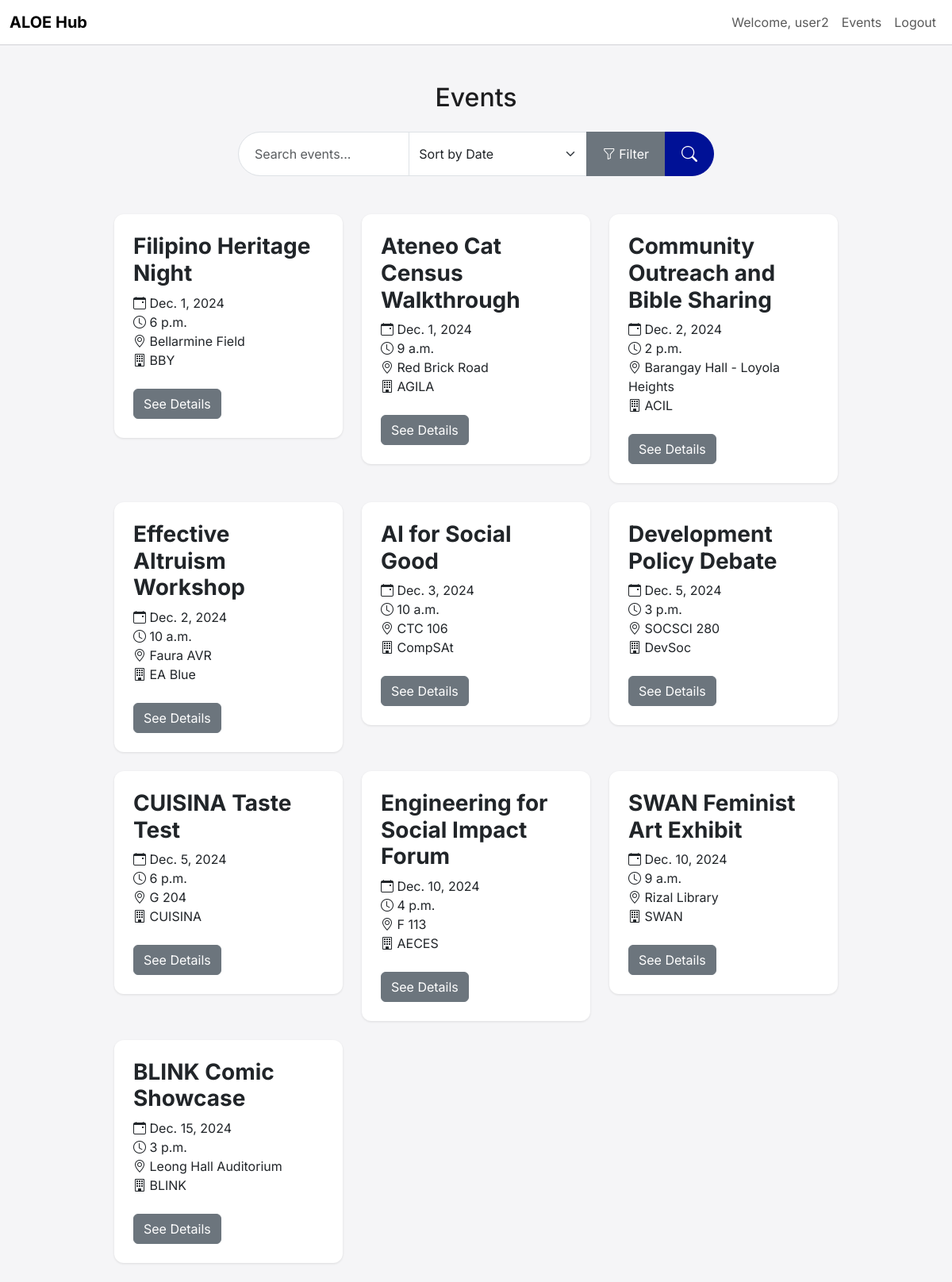
Screenshot of /events/ (signed in) with the database file from the repository.
### events/models.py (models this page shows, shortened)
class Event(models.Model):
    PARTICIPATION_CHOICES = [
        ('everyone', 'Everyone'),
        ('members', 'Members Only'),
        ('ateneans', 'Ateneans Only'),
    ]
    title = models.CharField(max_length=200)
    description = models.TextField()
    date = models.DateField()
    time = models.TimeField()
    location = models.CharField(max_length=200)
    participation = models.CharField(max_length=10, choices=PARTICIPATION_CHOICES, default='everyone')
    favorited_by = models.ManyToManyField(User, related_name='favorited_events', blank=True)
    organized_by = models.ForeignKey(
        'organizations.Organization',
        on_delete=models.SET_NULL,
        null=True,
        blank=True,
        related_name='organized_events'
    )
    tags = models.ManyToManyField(Tag, related_name='events')
    created_at = models.DateTimeField(auto_now_add=True)
    updated_at = models.DateTimeField(auto_now=True)

### organizations/models.py (models this page shows, shortened)
class Organization(models.Model):
    COA = 'COA'
    LIONS = 'LIONS'
    OTHER = 'OTHER'
    CATEGORY_CHOICES = [
        (COA, 'COA'),
        (LIONS, 'LIONS'),
        (OTHER, 'Other'),
    ]
    org_code = models.CharField(max_length=10, unique=True)
    name = models.CharField(max_length=200)
    description = models.TextField()
    category = models.CharField(
        max_length=10,
        choices=CATEGORY_CHOICES,
        default=OTHER,
    )
    created_at = models.DateTimeField(auto_now_add=True)
    updated_at = models.DateTimeField(auto_now=True)

### events/views.py (the view, shortened to what this page needs)
# urls.py: path('', views.event_list, name='event-list'),
def event_list(request):
    query = request.GET.get('q')
    sort_by = request.GET.get('sort_by', 'date')
    events = Event.objects.all()
    if 'event_type' in request.GET and request.GET['event_type']:
        events = events.filter(event_type=request.GET['event_type'])
    if 'time_after' in request.GET and request.GET['time_after']:
        events = events.filter(time__gte=request.GET['time_after'])
    if 'location' in request.GET and request.GET['location']:
        events = events.filter(location__icontains=request.GET['location'])
    if 'tags' in request.GET and request.GET['tags']:
        tags = [tag.strip() for tag in request.GET['tags'].split(',')]
        events = events.filter(tags__name__in=tags).distinct()
    if 'participation' in request.GET and request.GET['participation']:
        events = events.filter(participation=request.GET['participation'])
    start_time = time.time()
    events = quick_sort(events, sort_by)
    end_time = time.time()
    elapsed_time = end_time - start_time
    print(f"Quick Sort Algorithm Analysis: O(n log n)")
    print(f"Time taken for sorting: {elapsed_time:.6f} seconds")
    return render(request, 'events/events.html', {'events': events})

### events/views.py (called while the page is built)
def quick_sort(events, sort_by):
    if len(events) <= 1:
        return events
    pivot = events[len(events) // 2]
    key_func = {
        'title': lambda x: x.title,
        'location': lambda x: x.location,
        'date': lambda x: x.date
    }.get(sort_by, lambda x: x.date)
    left = [x for x in events if key_func(x) < key_func(pivot)]
    middle = [x for x in events if key_func(x) == key_func(pivot)]
    right = [x for x in events if key_func(x) > key_func(pivot)]
    return quick_sort(left, sort_by) + middle + quick_sort(right, sort_by)

### templates/events/events.html (shortened to what this page needs)
{% extends 'base.html' %}
{% block content %}
<div class="container mt-5">
    <h2 class="text-center mb-4">Events</h2>
        <form method="GET" action="{% url 'event-list' %}" class="d-flex justify-content-center mb-5">
            <div class="input-group" style="max-width: 600px;">
                <input type="text" name="q" class="form-control rounded-pill-start" placeholder="Search events..." value="{{ request.GET.q }}" aria-label="Search events">
            <select name="sort_by" class="form-select">
                <option value="date" {% if request.GET.sort_by == 'date' %}selected{% endif %}>Sort by Date</option>
            </select>
                <button class="btn btn-secondary" type="button" data-bs-toggle="collapse" data-bs-target="#filterOptions" aria-expanded="false" aria-controls="filterOptions">
                    <i class="bi bi-funnel"></i> Filter
                </button>
                <button type="submit" class="btn btn-primary rounded-pill-end">
                    <i class="bi bi-search"></i>
                </button>
            </div>
        </form>
    <div class="row">
        {% for event in events %}
            <div class="col-md-4 mb-4">
                <div class="card">
                    <div class="card-body">
                        <h5 class="card-title">{{ event.title }}</h5>
                        <p class="card-text">
                            <i class="bi bi-calendar-event"></i> {{ event.date }}<br>
                            <i class="bi bi-clock"></i> {{ event.time }}<br>
                            <i class="bi bi-geo-alt"></i> {{ event.location }}<br>
                            <i class="bi bi-building"></i> {{ event.organized_by.org_code }}
                        </p>
                        <a href="{% url 'event-detail' event.id %}" class="btn btn-secondary mt-2">See Details</a>
                    </div>
                </div>
            </div>
        {% endfor %}
    </div>
</div>
{% endblock %}

### templates/base.html (shortened to what this page needs)
{% load static %}
<!DOCTYPE html>
<html lang="en">
<head>
    <link href="https://cdn.jsdelivr.net/npm/bootstrap@5.3.3/dist/css/bootstrap.min.css" rel="stylesheet">
    <link href="https://cdnjs.cloudflare.com/ajax/libs/bootstrap-icons/1.8.1/font/bootstrap-icons.min.css" rel="stylesheet">
    <link href="{% static 'css/styles.css' %}" rel="stylesheet">
</head>
<body>
    <nav class="navbar navbar-expand-lg navbar-light fixed-top">
        <div class="container-fluid">
            <a class="navbar-brand" href="{% url 'home' %}">ALOE Hub</a>
            <div class="collapse navbar-collapse" id="navbarNav">
                <ul class="navbar-nav ms-auto">
                    {% if user.is_authenticated %}
                        <li class="nav-item">
                            <a class="nav-link" href="#">Welcome, {{ user.username }}</a>
                        </li>
                        <li class="nav-item">
                            <a class="nav-link" href="{% url 'event-list' %}">Events</a>
                        </li>
                        <li class="nav-item">
                            <a class="nav-link" href="{% url 'logout' %}">Logout</a>
                        </li>
                    {% endif %}
                </ul>
            </div>
        </div>
    </nav>
    <div class="container mt-5">
        {% block content %}{% endblock %}
    </div>
</body>
</html>

### static/css/styles.css (style rules this page uses)
:root { --bs-primary: #001196; }
body { font-family: 'Inter', sans-serif; background-color: #f5f5f7; color: #1d1d1f; padding-top: 56px; }
.navbar { background-color: #ffffff; border-bottom: 1px solid #d1d1d6; }
.navbar-brand { font-weight: 700; }
.btn-primary { background-color: var(--bs-primary); border-color: var(--bs-primary); }
.card { border: none; border-radius: 12px; box-shadow: 0 1px 3px rgba(0, 0, 0, 0.1); }
.card-body { padding: 1.5rem; }
.card-title { font-size: 1.75rem; font-weight: 700; }
.card-text { font-size: 1rem; line-height: 1.5; }
.container { max-width: 960px; }
.input-group .form-control { border-radius: 50px 0 0 50px; padding: 0.75rem 1.25rem; font-size: 1rem; }
.input-group .btn { border-radius: 0 50px 50px 0; padding: 0.75rem 1.25rem; font-size: 1rem; }
.input-group .btn .bi-search { font-size: 1.25rem; }

### templates/base.html (style rules this page uses)
body { font-family: 'Inter', sans-serif; }

### rows the page displays
Event: title "Filipino Heritage Night", date "Dec. 1, 2024", time "6 p.m.", location "Bellarmine Field", organized_by.org_code "BBY"
Event: title "Ateneo Cat Census Walkthrough", date "Dec. 1, 2024", time "9 a.m.", location "Red Brick Road", organized_by.org_code "AGILA"
Event: title "Community Outreach and Bible Sharing", date "Dec. 2, 2024", time "2 p.m.", location "Barangay Hall - Loyola Heights", organized_by.org_code "ACIL"
Event: title "Effective Altruism Workshop", date "Dec. 2, 2024", time "10 a.m.", location "Faura AVR", organized_by.org_code "EA Blue"
Event: title "AI for Social Good", date "Dec. 3, 2024", time "10 a.m.", location "CTC 106", organized_by.org_code "CompSAt"
Event: title "Development Policy Debate", date "Dec. 5, 2024", time "3 p.m.", location "SOCSCI 280", organized_by.org_code "DevSoc"
Event: title "CUISINA Taste Test", date "Dec. 5, 2024", time "6 p.m.", location "G 204", organized_by.org_code "CUISINA"
Event: title "Engineering for Social Impact Forum", date "Dec. 10, 2024", time "4 p.m.", location "F 113", organized_by.org_code "AECES"
Event: title "SWAN Feminist Art Exhibit", date "Dec. 10, 2024", time "9 a.m.", location "Rizal Library", organized_by.org_code "SWAN"
Event: title "BLINK Comic Showcase", date "Dec. 15, 2024", time "3 p.m.", location "Leong Hall Auditorium", organized_by.org_code "BLINK"

### other values shown
{{ user.username }} "user2"
